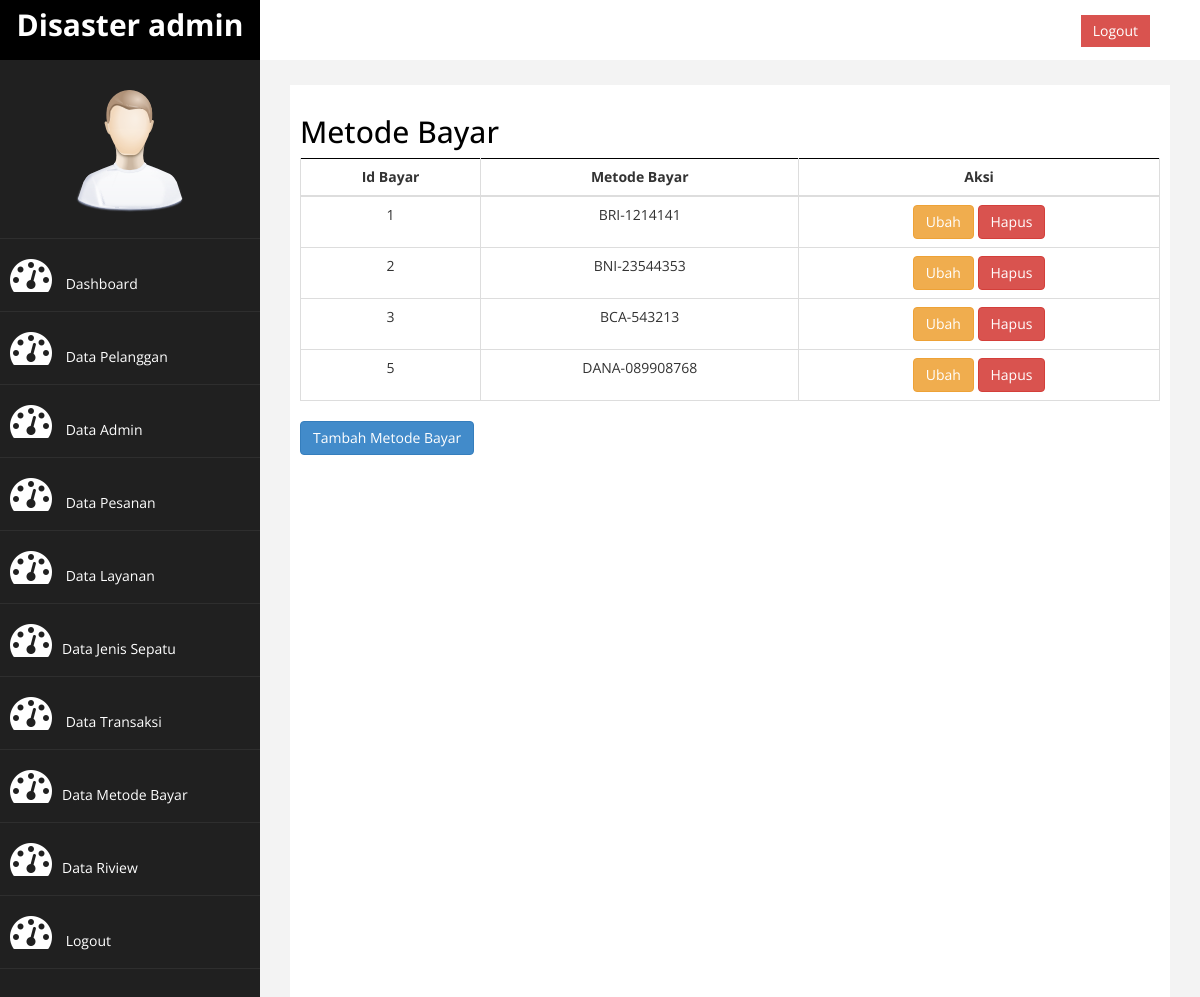
The page /admin/index.php?halaman=met_bayar (signed in) on the database its author committed.
### tables this page shows
CREATE TABLE `metode_bayar` (
  `id_metode` int(11) NOT NULL,
  `metode_bayar` varchar(50) NOT NULL
);

### admin/met_bayar.php (the view, shortened to what this page needs)
<!DOCTYPE html>
<html lang="en">
<head>
    <link rel="stylesheet" href="/admin/assets/css/custom.css">
</head>
<body>
    <h2>Metode Bayar</h2>
    <table class="table table-bordered text-center">
        <thead>
            <tr>
                <th>Id Bayar</th>
                <th>Metode Bayar</th>
                <th>Aksi</th>
            </tr>
        </thead>
        <tbody>
            <?php
                include "function.php";
                $query = mysqli_query($koneksi, "select * from metode_bayar");
                while ($data = mysqli_fetch_array($query)) {
            ?>
            <tr>
                <td><?php echo $data['id_metode']; ?></td>
                <td><?php echo $data['metode_bayar'];?></td>
                <td>
                    <span>
                       <a href="index.php?halaman=ubahMetbayar&id=<?php echo $data['id_metode'] ?>" class="btn btn-warning">Ubah</a>
                       <a href="index.php?halaman=hapusMetbayar&id=<?php echo $data['id_metode'] ?>" class="btn btn-danger">Hapus</a>
                    </span>
                </td>
            </tr>
            <?php } ?>
        </tbody>
    </table>
    <a href="index.php?halaman=tambahMetode" class="btn btn-primary">Tambah Metode Bayar</a>
</body>
</html>

### admin/assets/css/custom.css (style rules this page uses)
body { font-family: 'Open Sans', sans-serif; }
.text-center { text-align:center; }
h2 { color: #000; }
.table { text-align: center; }

### rows shown on the page
metode_bayar: id_metode "1", metode_bayar "BRI-1214141"
metode_bayar: id_metode "2", metode_bayar "BNI-23544353"
metode_bayar: id_metode "3", metode_bayar "BCA-543213"
metode_bayar: id_metode "5", metode_bayar "DANA-089908768"
